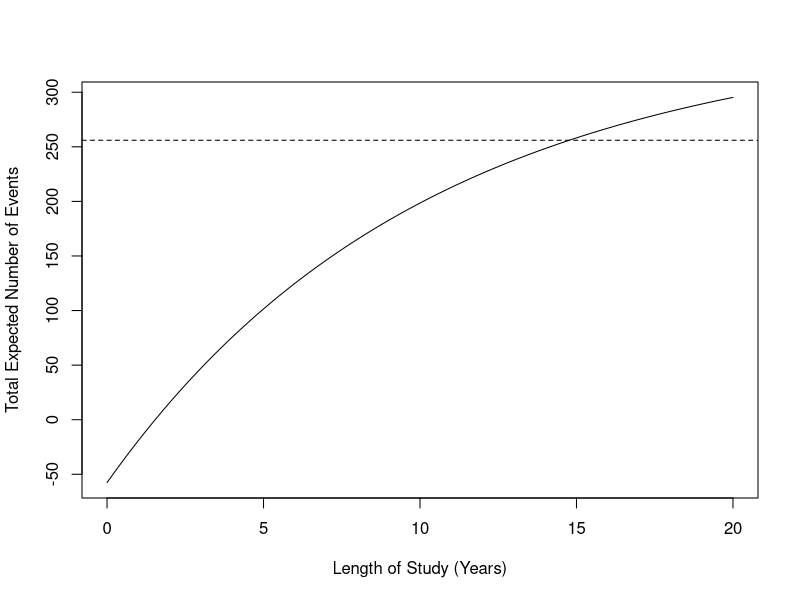
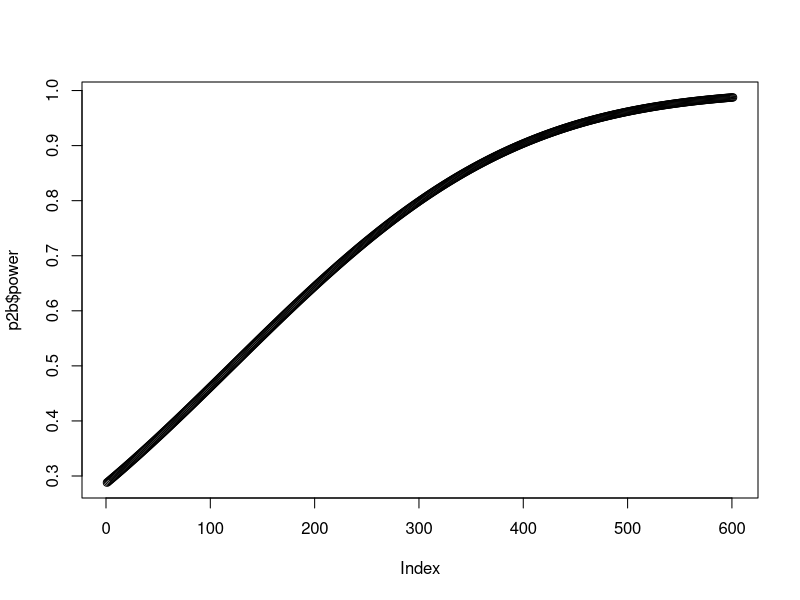
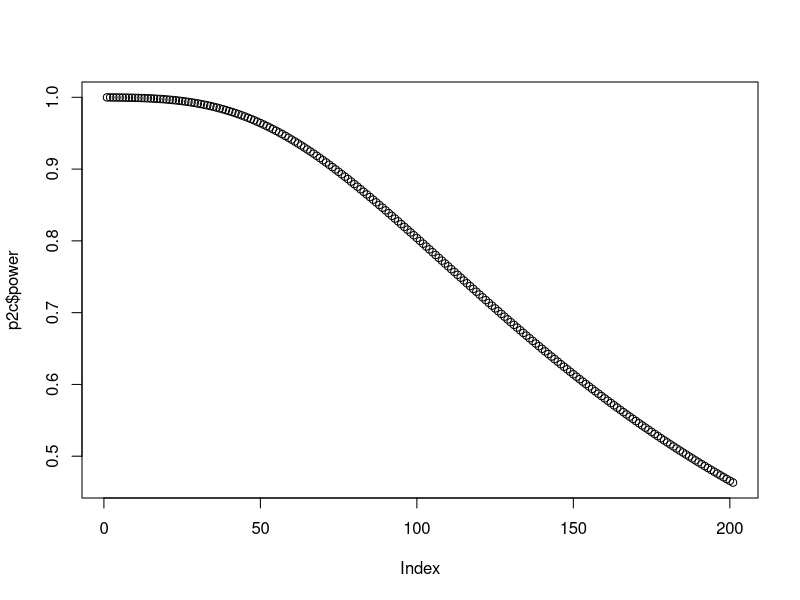

R code for these plots, in order:
## ---- chunk 1
#critical values
ZA2 <- abs(qnorm(p = .025, lower.tail = TRUE))
ZB <- abs(qnorm(p = 0.1, lower.tail = TRUE))

#hazard ratio
(lambda0 <- log(2)/6)
(lambda1 <- log(2)/9)
HR <- lambda1/lambda0

(d <- (4*(ZA2+ZB)^2)/log(HR)^2)

## ---- chunk 2
L <- 7.48079
(events <- 60*(L - (exp(-0.1155245*L)/0.1155245)*(exp(0.1155245*L)- 1))+ 60*(L - (exp(-0.07701635*L)/0.07701635*(exp(0.07701635*L)- 1))))
                                                                        
## ---- chunk 3
curve(60*(3 - (exp(-0.1155245*x)/0.1155245)*(exp(0.1155245*3)- 1))+ 60*(3 - (exp(-0.07701635*x)/0.07701635*(exp(0.07701635*3)- 1))), from = 0, to = 20, ylab = "Total Expected Number of Events", xlab ="Length of Study (Years)") 
abline(h = 256, lty = "dashed")

## ---- chunk 4
(d2 <- (ZA2+ZB)^2/(0.2*(1-0.2)*log(HR)^2))

## ---- chunk 5
?power.t.test
power.t.test(delta= 60, sd = 200, power = .8, sig.level = 0.05, alternative = "two.sided")
## ---- chunk 6
p2b <- power.t.test(n = 175.3851, delta= seq(30, 90,by=0.1), sd = 200, sig.level = 0.05, alternative = "two.sided")

plot(p2b$power)
## ---- chunk 7
p2c <- power.t.test(n = 175.3851, delta= 60, sd = seq(100,300,by= 1), sig.level = 0.05, alternative = "two.sided")

plot(p2c$power)
